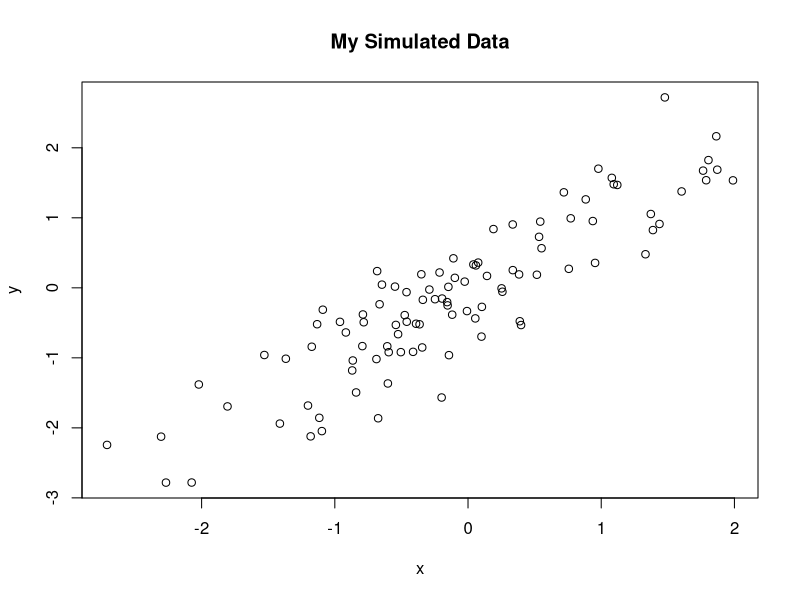
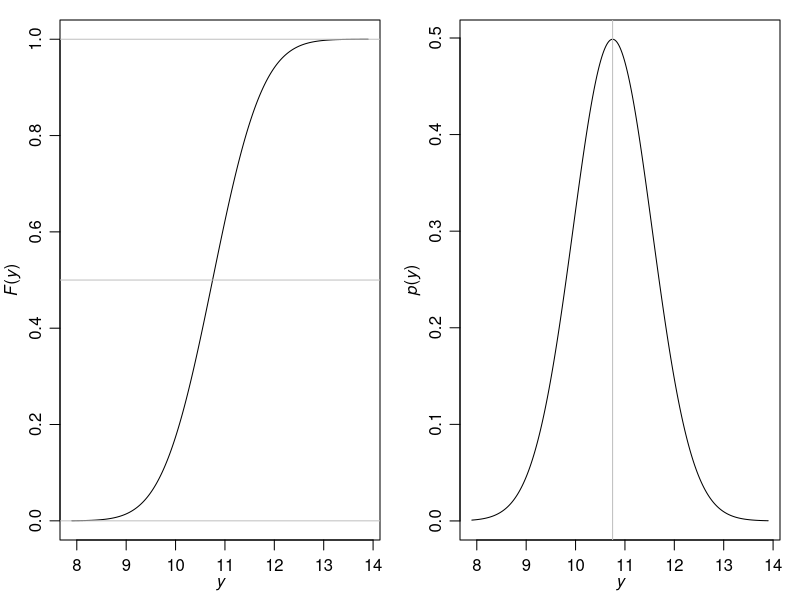

These figures' R source, in order:
## ---- chunk 1
#You do not need to touch this chunk
#words after "#" sign are treated as comments
#It is strongly recommanded to use English in r markdown
knitr::opts_chunk$set(echo = TRUE)
## ---- chunk 2
round(pi^2/6)
## ---- chunk 3
x=rnorm(100)
y=x+rnorm(100,sd=0.5)
plot(x,y,main="My Simulated Data")
## ---- chunk 4
#echo=FALSE to hide codes
#results='hide' to hide results
mu<-10.75
sig<- .8

par(mar=c(3,3,1,1),mgp=c(1.75,.75,0))
par(mfrow=c(1,2))

x<- seq(7.9,13.9,length=500)
plot(x,pnorm(x,mu,sig),type="l",ylab=expression(paste(italic("F"),"(",italic("y"),")")),xlab=
    expression(italic(y)),lwd=1)
abline(h=c(0,.5,1),col="gray")
plot(x,dnorm(x,mu,sig),type="l",ylab=expression(paste(italic("p"),"(",italic("y"),")")),
xlab=
  expression(italic(y)),lwd=1)
abline(v=mu,col="gray")
## ---- chunk 5
#results='asis' option for xtable package
library(datasets)
data(airquality)
fit=lm(Ozone~Wind+Temp+Solar.R,data=airquality)
library(xtable)
#Need to install xtable package before
xt=xtable(summary(fit))
print(xt,type="html")
